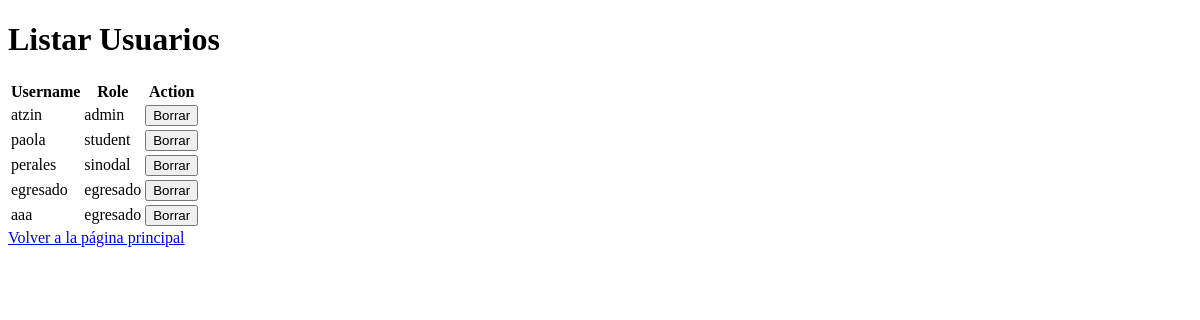
Before: /list_users (signed in) with the older database file.
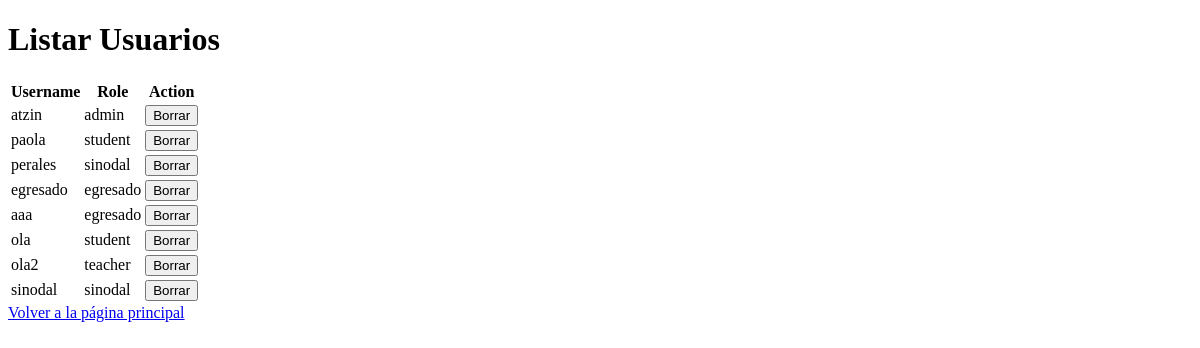
After: the same page with the newer database file.
### app.py (models this page shows)
class User(UserMixin, db.Model):
    id = db.Column(db.Integer, primary_key=True)
    username = db.Column(db.String(150), unique=True, nullable=False)
    password = db.Column(db.String(150), nullable=False)
    role = db.Column(db.String(50), nullable=False)

### app.py (the view)
@app.route('/list_users')
@login_required
def list_users():
    users = User.query.all()
    return render_template('list_users.html', users=users)

### app.py (called while the page is built)
@login_manager.user_loader
def load_user(user_id):
    return User.query.get(int(user_id))

### templates/list_users.html (shortened to what this page needs)
<!DOCTYPE html>
<html lang="en">
<head>
</head>
<body>
    <h1>Listar Usuarios</h1>
    <table>
        <thead>
            <tr>
                <th>Username</th>
                <th>Role</th>
                <th>Action</th>
            </tr>
        </thead>
        <tbody>
        {% for user in users %}
            <tr>
                <td>{{ user.username }}</td>
                <td>{{ user.role }}</td>
                <td>
                    <form action="{{ url_for('delete_user', user_id=user.id) }}" method="post">
                        <button type="submit">Borrar</button>
                    </form>
                </td>
            </tr>
        {% endfor %}
        </tbody>
    </table>
    <a href="{{ url_for('home') }}">Volver a la página principal</a>
</body>
</html>

Changed rows visible on the page:
added User: username "ola", role "student"
added User: username "ola2", role "teacher"
added User: username "sinodal", role "sinodal"
